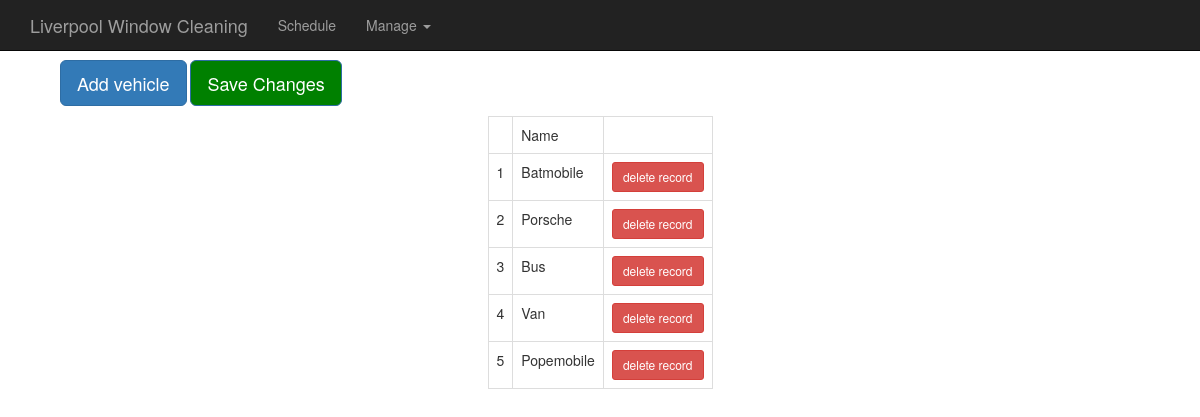
The app's page /vehicles, older data.
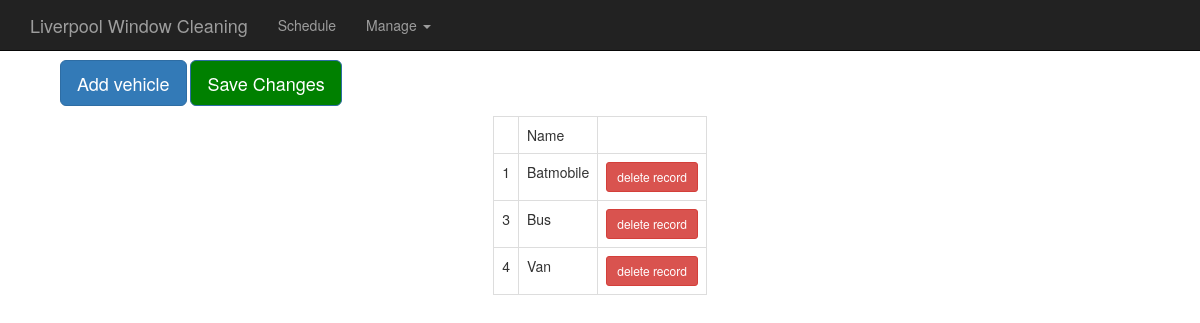
The same page, newer data.
### daily/models.py (models this page shows, shortened)
class Vehicle(models.Model):
  name = models.CharField(max_length=100)

### daily/views.py (the view)
# urls.py: url(r'^vehicles', views.manage_vehicles, name='vehicles'),
def manage_vehicles(request):
  vehicles = Vehicle.objects.all()
  context = {'vehicles': vehicles}
  return render(request, 'daily/vehicles.html', context)

### daily/templates/daily/vehicles.html (shortened to what this page needs)
{% extends 'daily/base.html' %}
{% load static %}
{% block content %}
<div id="form-fields">
  <button type="button" class="btn btn-primary btn-lg"
    id="new-vehicle-button" onclick="addVehicle()">Add vehicle</button>
  <button type="button" class="btn btn-primary btn-lg"
    id="save-button" onclick="updateVehicles()">Save Changes</button>
</div>
<div class="h-box">
  <table class="table table-bordered" id="daily-table">
    <tbody>
      <tr>
        <td> </td>
        <td>Name</td>
        <td></td>
      </tr>
      {% for vehicle in vehicles.all %}
      <tr class="vehicle" id={{ vehicle.id }}>
        <td>{{ vehicle.id }}</td>
        <td class="vehicle-name-td">{{ vehicle.name }}</td>
        <td>
          <button type="button" class="btn btn-sm btn-danger
            delete">delete record</button>
        </td>
      </tr>
      {% endfor %}
    </tbody>
  </table>
</div>
      </body>
      {% endblock %}

Row changes from the older to the newer data that the page shows:
removed Vehicle: id "2", name "Porsche"
removed Vehicle: id "5", name "Popemobile"
